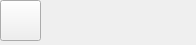
<?xml version="1.0" encoding="UTF-8"?>
<ui version="4.0">
 <class>ColorPickerWidget</class>
 <widget class="QWidget" name="ColorPickerWidget">
  <property name="geometry">
   <rect>
    <x>0</x>
    <y>0</y>
    <width>196</width>
    <height>45</height>
   </rect>
  </property>
  <property name="sizePolicy">
   <sizepolicy hsizetype="Expanding" vsizetype="Fixed">
    <horstretch>0</horstretch>
    <verstretch>0</verstretch>
   </sizepolicy>
  </property>
  <property name="windowTitle">
   <string>Form</string>
  </property>
  <property name="autoFillBackground">
   <bool>false</bool>
  </property>
  <widget class="QToolButton" name="random_color_tb">
   <property name="enabled">
    <bool>true</bool>
   </property>
   <property name="geometry">
    <rect>
     <x>0</x>
     <y>0</y>
     <width>41</width>
     <height>41</height>
    </rect>
   </property>
   <property name="sizePolicy">
    <sizepolicy hsizetype="Fixed" vsizetype="Fixed">
     <horstretch>0</horstretch>
     <verstretch>0</verstretch>
    </sizepolicy>
   </property>
   <property name="minimumSize">
    <size>
     <width>0</width>
     <height>0</height>
    </size>
   </property>
   <property name="toolTip">
    <string>Generate random color(s)</string>
   </property>
   <property name="text">
    <string/>
   </property>
   <property name="icon">
    <iconset resource="../../res/resources.qrc">
     <normaloff>:/icons/icons/random.png</normaloff>:/icons/icons/random.png</iconset>
   </property>
   <property name="iconSize">
    <size>
     <width>25</width>
     <height>25</height>
    </size>
   </property>
  </widget>
 </widget>
 <resources>
  <include location="../../res/resources.qrc"/>
  <include location="../../res/resources.qrc"/>
 </resources>
 <connections/>
</ui>
